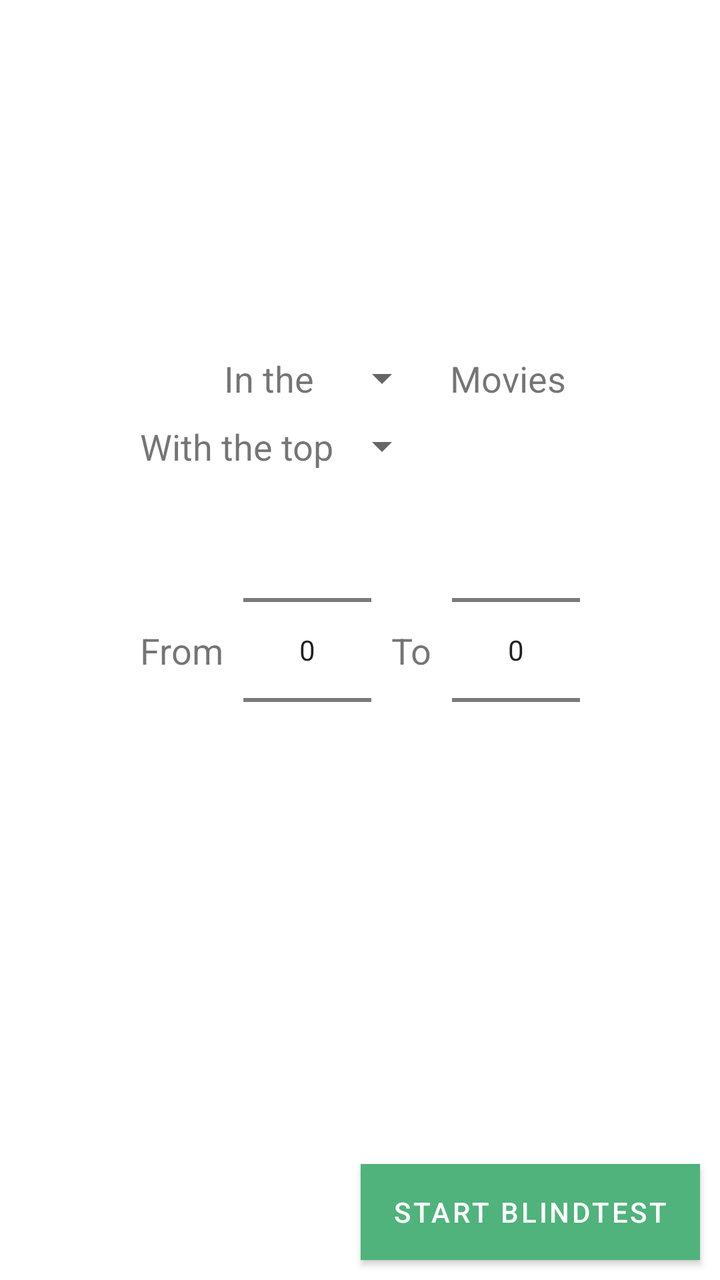
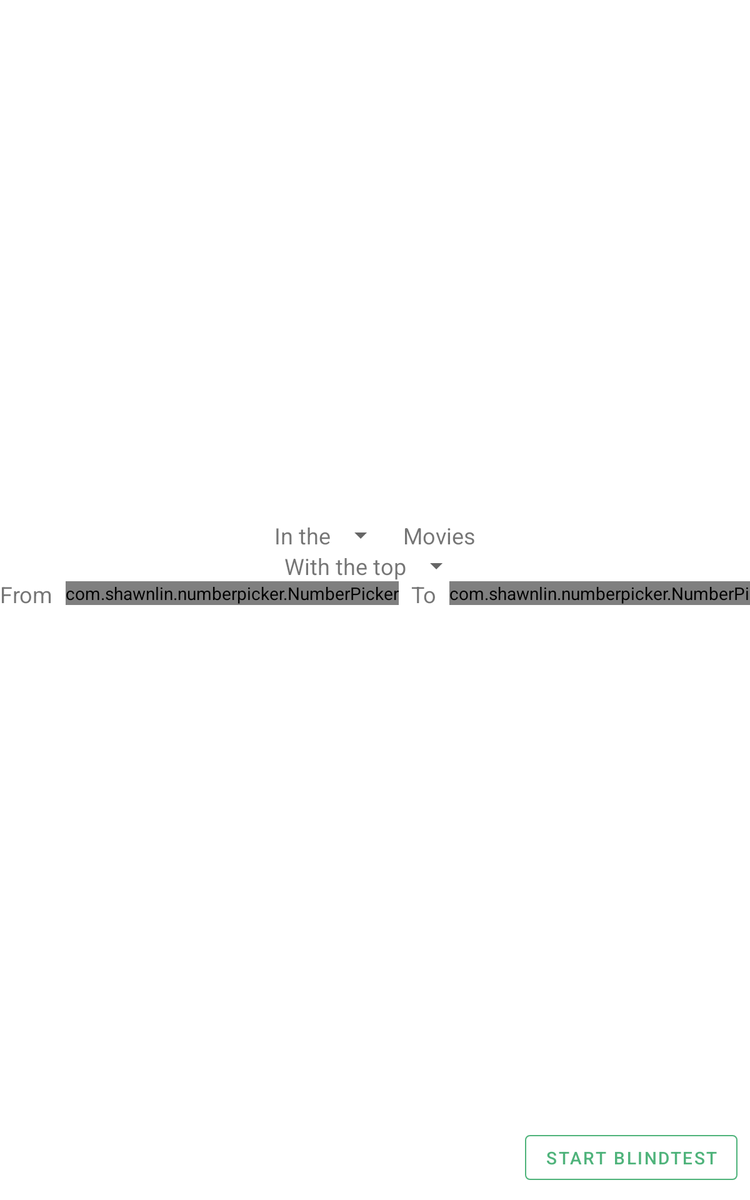

First picture: res/layout/ on a phone held upright. Second picture: the repository's own variant of that layout, on a device whose configuration matches the variant's folder. Source for both follows.
<!-- AndroidManifest.xml: application theme AppTheme -->
<!-- res/layout/fragment_param.xml -->
<?xml version="1.0" encoding="utf-8"?>
<androidx.constraintlayout.widget.ConstraintLayout xmlns:android="http://schemas.android.com/apk/res/android"
    xmlns:app="http://schemas.android.com/apk/res-auto"
    xmlns:tools="http://schemas.android.com/tools"
    android:layout_width="match_parent"
    android:layout_height="match_parent"
    tools:context=".MainActivity">

    <androidx.constraintlayout.widget.ConstraintLayout
        android:layout_width="wrap_content"
        android:layout_height="wrap_content"
        android:layout_gravity="center"
        app:layout_constraintBottom_toTopOf="@+id/params_start"
        app:layout_constraintEnd_toEndOf="parent"
        app:layout_constraintStart_toStartOf="parent"
        app:layout_constraintTop_toTopOf="parent">

        <TextView
            android:id="@+id/params_number_spinner_text"
            android:layout_width="wrap_content"
            android:layout_height="wrap_content"
            android:layout_gravity="center"
            android:layout_marginVertical="@dimen/activity_vertical_margin"
            android:layout_marginHorizontal="@dimen/activity_horizontal_margin"
            android:text="@string/in_the"
            android:textSize="@dimen/activity_textsize_title"
            app:layout_constraintTop_toTopOf="@+id/params_number_spinner"
            app:layout_constraintBottom_toBottomOf="@+id/params_number_spinner"
            app:layout_constraintEnd_toStartOf="@+id/params_number_spinner"
            />

        <Spinner
            android:id="@+id/params_number_spinner"
            android:layout_width="wrap_content"
            android:layout_height="wrap_content"
            android:layout_gravity="center"
            android:layout_marginVertical="@dimen/activity_vertical_margin"
            app:layout_constraintTop_toTopOf="parent"
            app:layout_constraintStart_toEndOf="@+id/params_order_spinner_text"/>

        <TextView
            android:id="@+id/params_number_spinner_text_right"
            android:layout_width="wrap_content"
            android:layout_height="wrap_content"
            android:layout_gravity="center"
            android:layout_marginVertical="@dimen/activity_vertical_margin"
            android:layout_marginHorizontal="@dimen/activity_horizontal_margin"
            android:text="@string/movies"
            android:textSize="@dimen/activity_textsize_title"
            app:layout_constraintTop_toTopOf="@+id/params_number_spinner"
            app:layout_constraintBottom_toBottomOf="@+id/params_number_spinner"
            app:layout_constraintStart_toEndOf="@+id/params_number_spinner"
            />

        <TextView
            android:id="@+id/params_order_spinner_text"
            android:layout_width="wrap_content"
            android:layout_height="wrap_content"
            android:layout_gravity="center"
            android:layout_marginVertical="@dimen/activity_vertical_margin"
            android:layout_marginHorizontal="@dimen/activity_horizontal_margin"
            android:text="@string/most"
            android:textSize="@dimen/activity_textsize_title"
            app:layout_constraintTop_toTopOf="@+id/params_order_spinner"
            app:layout_constraintBottom_toBottomOf="@+id/params_order_spinner"
            app:layout_constraintEnd_toStartOf="@+id/params_order_spinner"
            />

        <Spinner
            android:id="@+id/params_order_spinner"
            android:layout_width="wrap_content"
            android:layout_height="wrap_content"
            android:layout_gravity="center"
            android:layout_marginVertical="@dimen/activity_vertical_margin"
            app:layout_constraintTop_toBottomOf="@+id/params_number_spinner"
            app:layout_constraintStart_toEndOf="@+id/params_order_spinner_text"/>

        <TextView
            android:id="@+id/params_date_from"
            android:layout_width="wrap_content"
            android:layout_height="wrap_content"
            android:layout_gravity="center"
            android:layout_marginRight="@dimen/activity_horizontal_margin"
            android:text="@string/from"
            android:textSize="@dimen/activity_textsize_title"
            app:layout_constraintBottom_toBottomOf="@+id/number_picker_min_year"
            app:layout_constraintEnd_toStartOf="@+id/number_picker_min_year"
            app:layout_constraintTop_toTopOf="@+id/number_picker_min_year" />

        <NumberPicker
            android:id="@+id/number_picker_min_year"
            android:layout_width="wrap_content"
            android:layout_height="wrap_content"
            android:layout_marginHorizontal="@dimen/activity_horizontal_margin"
            app:layout_constraintStart_toEndOf="@+id/params_date_from"
            app:layout_constraintTop_toBottomOf="@+id/params_order_spinner" />

        <TextView
            android:id="@+id/params_date_to"
            android:layout_width="wrap_content"
            android:layout_height="wrap_content"
            android:layout_gravity="center"
            android:layout_marginHorizontal="@dimen/activity_horizontal_margin"
            android:text="@string/to"
            android:textSize="@dimen/activity_textsize_title"
            app:layout_constraintBottom_toBottomOf="@+id/number_picker_max_year"
            app:layout_constraintStart_toEndOf="@id/number_picker_min_year"
            app:layout_constraintTop_toTopOf="@+id/number_picker_max_year" />

        <NumberPicker
            android:id="@+id/number_picker_max_year"
            android:layout_width="wrap_content"
            android:layout_height="wrap_content"
            android:layout_marginHorizontal="@dimen/activity_horizontal_margin"
            app:layout_constraintStart_toEndOf="@+id/params_date_to"
            app:layout_constraintTop_toBottomOf="@+id/params_order_spinner" />

    </androidx.constraintlayout.widget.ConstraintLayout>

    <Button
        android:id="@+id/params_start"
        android:layout_width="wrap_content"
        android:layout_height="wrap_content"
        android:layout_marginHorizontal="@dimen/activity_horizontal_margin"
        android:layout_marginVertical="@dimen/activity_vertical_margin"
        android:background="@color/colorPrimary"
        android:text="@string/start_blindtest"
        app:layout_constraintBottom_toBottomOf="parent"
        app:layout_constraintEnd_toEndOf="parent" />

</androidx.constraintlayout.widget.ConstraintLayout>
<!-- resources referenced by this layout -->
<resources>
  <color name="colorPrimary">#4FB37B</color>
  <dimen name="activity_horizontal_margin">10dp</dimen>
  <dimen name="activity_textsize_title">18sp</dimen>
  <dimen name="activity_vertical_margin">10dp</dimen>
  <string name="from">From</string>
  <string name="in_the">In the</string>
  <string name="most">With the top</string>
  <string name="movies">Movies</string>
  <string name="start_blindtest">Start Blindtest</string>
  <string name="to">To</string>
  <style name="AppTheme" parent="Theme.MaterialComponents.Light">
          
          <item name="colorPrimary">@color/colorPrimary</item>
          <item name="colorPrimaryDark">@color/black</item>
          <item name="colorAccent">@color/colorAccent</item>
          <item name="alertDialogTheme">@style/DialogTheme</item>
      </style>
  <color name="colorAccent">#FF6A5D</color>
  <style name="DialogTheme" parent="Theme.MaterialComponents.Light.Dialog.Alert">
          <item name="backgroundColor">@color/colorAccent</item>
          <item name="buttonBarNegativeButtonStyle">@style/NegativeButtonStyle</item>
          <item name="buttonBarPositiveButtonStyle">@style/PositiveButtonStyle</item>
      </style>
  <style name="NegativeButtonStyle" parent="Widget.MaterialComponents.Button.TextButton.Dialog">
          <item name="android:textColor">#f00</item>
      </style>
  <style name="PositiveButtonStyle" parent="Widget.MaterialComponents.Button.TextButton.Dialog">
          <item name="android:textColor">#00f</item>
      </style>
</resources>
<!-- res/layout-large/fragment_param.xml (the repository's variant of the layout above) -->
<!-- drawn on a 7-inch tablet held upright -->
<?xml version="1.0" encoding="utf-8"?>
<androidx.constraintlayout.widget.ConstraintLayout xmlns:android="http://schemas.android.com/apk/res/android"
    xmlns:app="http://schemas.android.com/apk/res-auto"
    xmlns:tools="http://schemas.android.com/tools"
    android:layout_width="match_parent"
    android:layout_height="match_parent"
    tools:context=".pages.MainActivity">

    <androidx.constraintlayout.widget.ConstraintLayout
        android:layout_width="match_parent"
        android:layout_height="wrap_content"
        app:layout_constraintBottom_toTopOf="@+id/params_start"
        app:layout_constraintEnd_toEndOf="parent"
        app:layout_constraintStart_toStartOf="parent"
        app:layout_constraintTop_toTopOf="parent">

        <androidx.constraintlayout.widget.ConstraintLayout
            android:id="@+id/layout_number_movies"
            android:layout_width="wrap_content"
            android:layout_height="wrap_content"
            app:layout_constraintEnd_toEndOf="parent"
            app:layout_constraintStart_toStartOf="parent"
            app:layout_constraintTop_toTopOf="parent">

            <TextView
                android:id="@+id/params_number_spinner_text"
                android:layout_width="wrap_content"
                android:layout_height="wrap_content"
                android:layout_gravity="center"
                android:layout_marginHorizontal="@dimen/activity_horizontal_margin"
                android:text="@string/in_the"
                android:textSize="@dimen/activity_textsize_title"
                app:layout_constraintBottom_toBottomOf="@+id/params_number_spinner"
                app:layout_constraintEnd_toStartOf="@+id/params_number_spinner"
                app:layout_constraintTop_toTopOf="@+id/params_number_spinner" />

            <Spinner
                android:id="@+id/params_number_spinner"
                android:layout_width="wrap_content"
                android:layout_height="wrap_content"
                android:layout_gravity="center"
                app:layout_constraintStart_toEndOf="@+id/params_number_spinner_text"
                app:layout_constraintTop_toTopOf="parent" />

            <TextView
                android:id="@+id/params_number_spinner_text_right"
                android:layout_width="wrap_content"
                android:layout_height="wrap_content"
                android:layout_gravity="center"
                android:layout_marginHorizontal="@dimen/activity_horizontal_margin"
                android:text="@string/movies"
                android:textSize="@dimen/activity_textsize_title"
                app:layout_constraintBottom_toBottomOf="@+id/params_number_spinner"
                app:layout_constraintStart_toEndOf="@+id/params_number_spinner"
                app:layout_constraintTop_toTopOf="@+id/params_number_spinner" />

        </androidx.constraintlayout.widget.ConstraintLayout>

        <androidx.constraintlayout.widget.ConstraintLayout
            android:id="@+id/layout_order_by"
            android:layout_width="wrap_content"
            android:layout_height="wrap_content"
            app:layout_constraintEnd_toEndOf="parent"
            app:layout_constraintStart_toStartOf="parent"
            app:layout_constraintTop_toBottomOf="@+id/layout_number_movies">

            <TextView
                android:id="@+id/params_order_spinner_text"
                android:layout_width="wrap_content"
                android:layout_height="wrap_content"
                android:layout_gravity="center"
                android:layout_marginHorizontal="@dimen/activity_horizontal_margin"
                android:text="@string/most"
                android:textSize="@dimen/activity_textsize_title"
                app:layout_constraintBottom_toBottomOf="@+id/params_order_spinner"
                app:layout_constraintEnd_toStartOf="@+id/params_order_spinner"
                app:layout_constraintTop_toTopOf="@+id/params_order_spinner" />

            <Spinner
                android:id="@+id/params_order_spinner"
                android:layout_width="wrap_content"
                android:layout_height="wrap_content"
                android:layout_gravity="center"
                app:layout_constraintStart_toEndOf="@+id/params_order_spinner_text"
                app:layout_constraintTop_toTopOf="parent" />
        </androidx.constraintlayout.widget.ConstraintLayout>

        <androidx.constraintlayout.widget.ConstraintLayout
            android:id="@+id/layout_from_to"
            android:layout_width="wrap_content"
            android:layout_height="wrap_content"
            app:layout_constraintEnd_toEndOf="parent"
            app:layout_constraintStart_toStartOf="parent"
            app:layout_constraintTop_toBottomOf="@+id/layout_order_by">

            <TextView
                android:id="@+id/params_date_from"
                android:layout_width="wrap_content"
                android:layout_height="wrap_content"
                android:layout_gravity="center"
                android:layout_marginEnd="@dimen/activity_horizontal_margin"
                android:text="@string/from"
                android:textSize="@dimen/activity_textsize_title"
                app:layout_constraintBottom_toBottomOf="@+id/number_picker_min_year"
                app:layout_constraintEnd_toStartOf="@+id/number_picker_min_year"
                app:layout_constraintTop_toTopOf="@+id/number_picker_min_year" />

            <com.shawnlin.numberpicker.NumberPicker
                android:id="@+id/number_picker_min_year"
                android:layout_width="0dp"
                android:layout_height="wrap_content"
                android:layout_marginHorizontal="@dimen/activity_horizontal_margin"
                app:layout_constraintStart_toEndOf="@+id/params_date_from"
                app:layout_constraintTop_toTopOf="parent"
                app:layout_constraintWidth_min="150dp"
                app:np_dividerColor="@color/common_google_signin_btn_text_light"
                app:np_dividerThickness="1dp"
                app:np_selectedTextColor="@color/colorPrimary"
                app:np_selectedTextSize="@dimen/activity_textsize_title_plus"
                app:np_textSize="@dimen/activity_textsize_title"
                app:np_wheelItemCount="5" />

            <TextView
                android:id="@+id/params_date_to"
                android:layout_width="wrap_content"
                android:layout_height="wrap_content"
                android:layout_gravity="center"
                android:layout_marginHorizontal="@dimen/activity_horizontal_margin"
                android:text="@string/to"
                android:textSize="@dimen/activity_textsize_title"
                app:layout_constraintBottom_toBottomOf="@+id/number_picker_max_year"
                app:layout_constraintStart_toEndOf="@id/number_picker_min_year"
                app:layout_constraintTop_toTopOf="@+id/number_picker_max_year" />

            <com.shawnlin.numberpicker.NumberPicker
                android:id="@+id/number_picker_max_year"
                android:layout_width="0dp"
                android:layout_height="wrap_content"
                android:layout_marginHorizontal="@dimen/activity_horizontal_margin"
                app:layout_constraintStart_toEndOf="@+id/params_date_to"
                app:layout_constraintTop_toTopOf="parent"
                app:layout_constraintWidth_min="150dp"
                app:np_dividerColor="@color/common_google_signin_btn_text_light"
                app:np_dividerThickness="1dp"
                app:np_selectedTextColor="@color/colorPrimary"
                app:np_textSize="@dimen/activity_textsize_title"
                app:np_wheelItemCount="5" />
        </androidx.constraintlayout.widget.ConstraintLayout>

        <LinearLayout
            android:id="@+id/params_genres_chip_group_layout"
            android:layout_width="0dp"
            android:layout_height="wrap_content"
            android:orientation="horizontal"
            app:layout_constraintEnd_toEndOf="@+id/layout_from_to"
            app:layout_constraintStart_toStartOf="@+id/layout_from_to"
            app:layout_constraintTop_toBottomOf="@+id/layout_from_to">

            <TextView
                android:id="@+id/params_genres_chip_group_text"
                android:layout_width="wrap_content"
                android:layout_height="match_parent"
                android:gravity="center"
                android:text="@string/with_genres"
                android:textSize="@dimen/activity_textsize_title" />

            <HorizontalScrollView
                android:id="@+id/params_genres_chip_group_container"
                android:layout_width="wrap_content"
                android:layout_height="wrap_content"
                android:layout_marginStart="@dimen/activity_horizontal_margin">

                <com.google.android.material.chip.ChipGroup
                    android:id="@+id/params_genres_chip_group"
                    android:layout_width="wrap_content"
                    android:layout_height="wrap_content"
                    app:chipSpacingVertical="0.1dp"
                    app:singleLine="true"
                    app:singleSelection="true" />
            </HorizontalScrollView>
        </LinearLayout>

        <LinearLayout
            android:id="@+id/params_language_chip_group_layout"
            android:layout_width="0dp"
            android:layout_height="wrap_content"
            android:orientation="horizontal"
            app:layout_constraintEnd_toEndOf="@+id/layout_from_to"
            app:layout_constraintStart_toStartOf="@+id/layout_from_to"
            app:layout_constraintTop_toBottomOf="@+id/params_genres_chip_group_layout">

            <TextView
                android:id="@+id/params_language_chip_group_text"
                android:layout_width="wrap_content"
                android:layout_height="match_parent"
                android:gravity="center"
                android:text="@string/with_language"
                android:textSize="@dimen/activity_textsize_title" />

            <HorizontalScrollView
                android:id="@+id/params_language_chip_group_container"
                android:layout_width="wrap_content"
                android:layout_height="wrap_content"
                android:layout_marginStart="@dimen/activity_horizontal_margin">

                <com.google.android.material.chip.ChipGroup
                    android:id="@+id/params_language_chip_group"
                    android:layout_width="wrap_content"
                    android:layout_height="wrap_content"
                    app:chipSpacingVertical="0.1dp"
                    app:singleLine="true"
                    app:singleSelection="true" />
            </HorizontalScrollView>
        </LinearLayout>
    </androidx.constraintlayout.widget.ConstraintLayout>

    <com.google.android.material.button.MaterialButton
        android:id="@+id/params_start"
        style="?attr/materialButtonOutlinedStyle"
        android:layout_width="wrap_content"
        android:layout_height="wrap_content"
        android:layout_marginHorizontal="@dimen/activity_horizontal_margin"
        android:layout_marginVertical="@dimen/activity_vertical_margin"
        android:text="@string/start_blindtest"
        android:textSize="@dimen/activity_textsize_normal"
        app:layout_constraintBottom_toBottomOf="parent"
        app:layout_constraintEnd_toEndOf="parent"
        app:strokeColor="@color/colorPrimary" />

</androidx.constraintlayout.widget.ConstraintLayout>
<!-- resources referenced by the variant -->
<!-- as a 7-inch tablet held upright resolves them -->
<resources>
  <color name="colorPrimary">#4FB37B</color>
  <dimen name="activity_horizontal_margin">10dp</dimen>
  <dimen name="activity_textsize_normal">14sp</dimen>
  <dimen name="activity_textsize_title">18sp</dimen>
  <dimen name="activity_textsize_title_plus">22sp</dimen>
  <dimen name="activity_vertical_margin">10dp</dimen>
  <string name="from">From</string>
  <string name="in_the">In the</string>
  <string name="most">With the top</string>
  <string name="movies">Movies</string>
  <string name="start_blindtest">Start Blindtest</string>
  <string name="to">To</string>
  <string name="with_genres">Genres :</string>
  <string name="with_language">Language :</string>
  <style name="AppTheme" parent="Theme.MaterialComponents.Light">
          
          <item name="colorPrimary">@color/colorPrimary</item>
          <item name="colorPrimaryDark">@color/black</item>
          <item name="colorAccent">@color/colorAccent</item>
          <item name="alertDialogTheme">@style/DialogTheme</item>
      </style>
  <color name="colorAccent">#FF6A5D</color>
  <style name="DialogTheme" parent="Theme.MaterialComponents.Light.Dialog.Alert">
          <item name="backgroundColor">@color/colorAccent</item>
          <item name="buttonBarNegativeButtonStyle">@style/NegativeButtonStyle</item>
          <item name="buttonBarPositiveButtonStyle">@style/PositiveButtonStyle</item>
      </style>
  <style name="NegativeButtonStyle" parent="Widget.MaterialComponents.Button.TextButton.Dialog">
          <item name="android:textColor">#f00</item>
      </style>
  <style name="PositiveButtonStyle" parent="Widget.MaterialComponents.Button.TextButton.Dialog">
          <item name="android:textColor">#00f</item>
      </style>
</resources>
